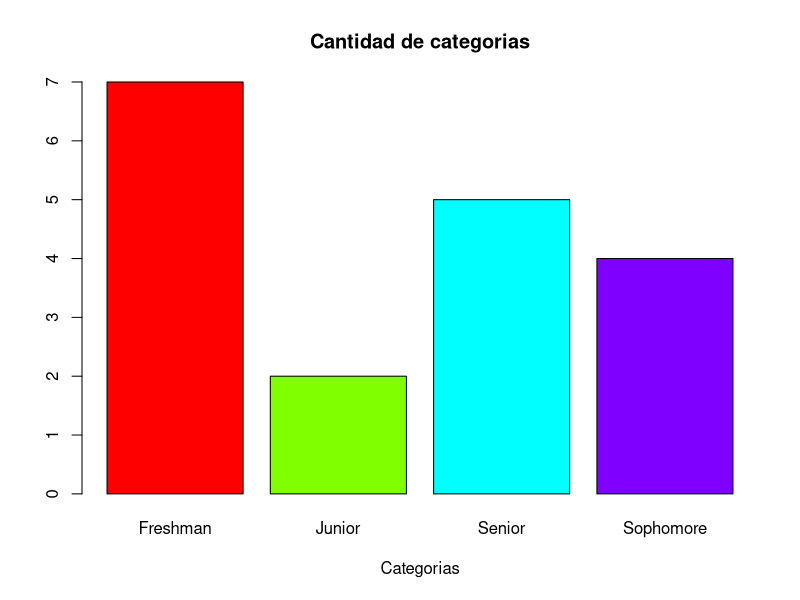
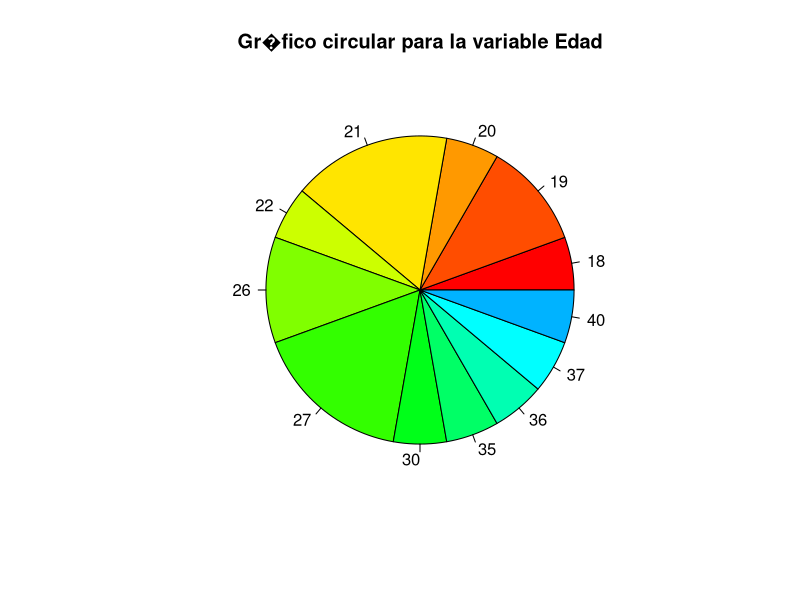
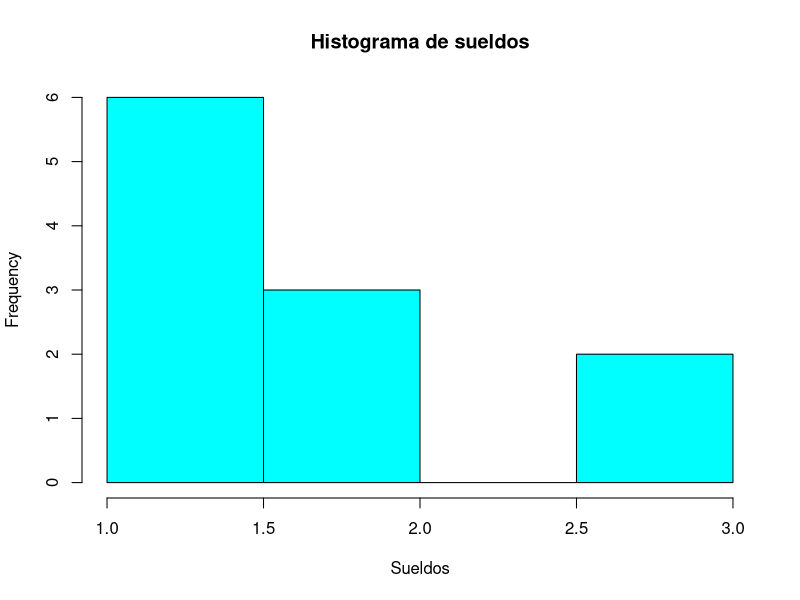
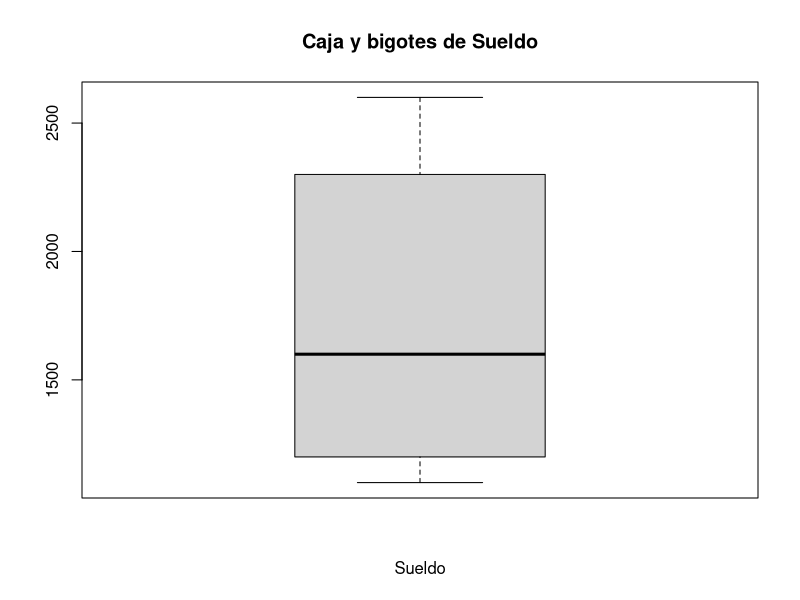
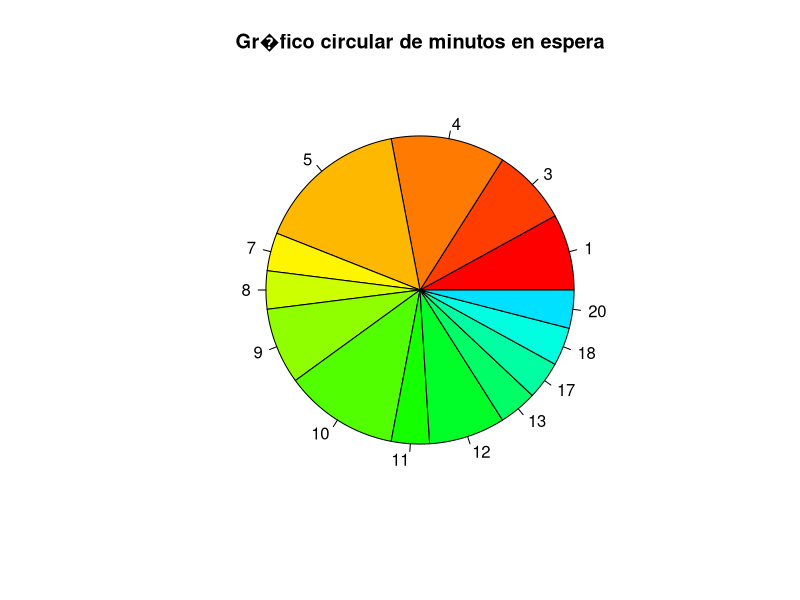
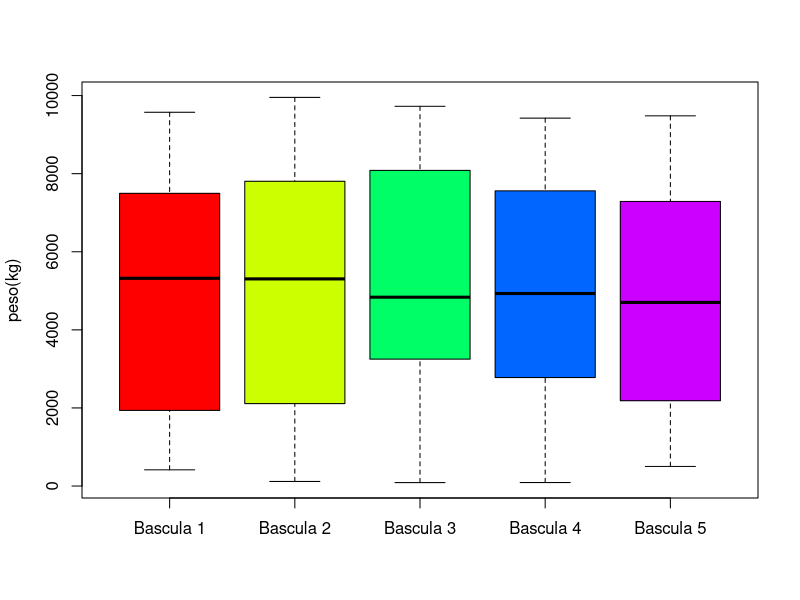

Generate these figures, in order, with R:
##---
##  title: "ACTIVITAT A3-2 ESTAD�STICA"
#date: "29/12/2021"
##
#---
#  

#
# Estad�stica descriptiva

#  ### Ejercicio 1
#  
#  Importa el archivo "plantilla.csv"
#Haz la FA (frecuencia absoluta) y la FR (frecuencia relativa) de las variables "Edad" y "Sueldo"
#Informaci�n adicional sobre el csv:
#  Es la plantilla de una empresa donde consta el nombre, edad, sueldo (en euros), y a�os de antiguedad. El sueldo no tiene porqu� ser directamente propocional a su antiguedad, #ya que cada uno ocupa diferentes puestos y responsabilidades.
#
#
plantilla = read.csv("plantilla.csv", sep=";");
plantilla

#
#FA de "Edad":
#  
edadT = table(plantilla$Edad);#FA
edadT
#
#FR de "Edad":
#  
edadP = prop.table(edadT);##FR
edadP
#
#FA de "Sueldo":
#  
sueldoT = table(plantilla$Sueldo);#FA
sueldoT
#
#FR de "Sueldo":
#  
sueldoP = prop.table(sueldoT);#FR
sueldoP
#
#Muestra el Nombre de las personas menores de 20 a�os
#
menores = plantilla$Nombre[plantilla$Edad<20]
menores
#
#A�ade al DataFrame una variable nueva de tipo Factor que se llame "Categoria" y que recodifique "antiguedad" seg�n el siguiente codigo:
#  Freshman (si tiene 1 a�o de antiguedad)
#  Sophomore (si tiene 2 a�os de antiguedad)
#  Junior (si tiene 3 a�os de antiguedad)
#  Senior (si tiene 4 a�os o M�S de antiguedad)

#  
plantilla$Categoria[plantilla$Antiguedad==1] = "Freshman"
plantilla$Categoria[plantilla$Antiguedad==2] = "Sophomore"
plantilla$Categoria[plantilla$Antiguedad==3] = "Junior"
plantilla$Categoria[plantilla$Antiguedad>=4] = "Senior"

plantilla
#

#Representa en un gr�fico de barras la variable Categoria.
#
barplot(table(plantilla$Categoria),col=rainbow(4),xlab="Categorias",main="Cantidad de categorias")
#

#Representa un gr�fico circular para la variable Edad
#
pie(table(plantilla$Edad),col=rainbow(20), main = "Gr�fico circular para la variable Edad")
#

#Representa en un histograma, la variable Sueldos
#
hist(table(plantilla$Sueldo), col = "cyan", main = "Histograma de sueldos", xlab="Sueldos")
#
#<br>
#  Representa en un gr�fico de Caja y bigotes, la variable Sueldo
#
#
boxplot(plantilla$Sueldo,xlab="Sueldo",main="Caja y bigotes de Sueldo") 
#

#Haz el c�lculo de la mediana y media de las variables Edad y Sueldo.

#
mean(plantilla$Edad)
#
#
median(plantilla$Edad)
#
#
mean(plantilla$Sueldo)
#
#
median(plantilla$Sueldo)
#
#Muestra el summary de Sueldo.
#
summary(plantilla$Sueldo)
#
#Muestra los quantils de la variable Sueldo.
#
quantile(plantilla$Sueldo)
#
#Muestra la desviaci�n estandar, el rango intercuartilico y la variancia de la variable Sueldo.
#
variancia = var(plantilla$Sueldo)
variancia
#
#
desviacio = sd(plantilla$Sueldo)
desviacio
#
#
rangI = IQR(plantilla$Sueldo)
rangI
#
#Muestra el porcentaje de la variable Antiguedad y redondea a 2 decimales.
#
total = round(prop.table(table(plantilla$Antiguedad))*100,digits=2)
total
#
#Muestra las edades ordenadas.
#
sort(plantilla$Edad)

#  Inferencia estad�stica



#  ### Ejercicio 2

#  De una tienda de coches de segunda mano, queremos encontrar el int�rvalo de confianza para un nivel del 95%. La tienda consta de una muestra de 150 coches, con un valor medio de 1200. Se conoce por su historial de coches vendidos que la desviaci�n t�pica es de 10.

#
alfa = 0.05
qn = qnorm(1-alfa/2)
n = 150
var = 10^2
med = 1200
inter1 = med-qn*(var)/sqrt(n)
inter2 = med+qn*(var)/sqrt(n)
sprintf("[%s , %s]",inter1,inter2)

#
#En conclusi�n, el int�rvalo de confianza para un nivel del 95% es [1183.99696107882 , 1216.00303892118]

#  ### Ejercicio 3
#  Seg�n una muestra de 25 personas donde se mide la cantidad de minutos que han tardado en ser atendidos para hacerse un test PCR, determina la media y el int�rvalo de confianza al nivel 98%
#
muestra = read.csv("ej3.csv", sep=";");
muestra
#
#Media de minutos en ser atendidos:
#  
medi = mean(muestra$Minutos.en.espera)
medi
#
#IC al 98%:
#  
alfa = 0.02
desvi = sd(muestra$Minutos.en.espera)
qt = qt((1-alfa/2),24,lower.tail = T)

inter1 = medi-qt*(desvi)/sqrt(length(muestra$Minutos.en.espera))
inter2 = medi+qt*(desvi)/sqrt(length(muestra$Minutos.en.espera))
sprintf("[%s , %s]",inter1,inter2)

#
#En conclusi�n, el int�rvalo de confianza para un nivel del 95% es [5.6730354167592 , 10.8069645832408]

#  Gr�fico circular de los minutos de espera:
#  
pie(table(muestra$Minutos.en.espera),col=rainbow(25), main = "Gr�fico circular de minutos en espera")
#


#En conclusi�n, en el int�rvalo [5.6730354167592 , 10.8069645832408] hay un 98% de confianza.
#  Otra forma m�s sencilla y directa de hacerlo:
#  
t.test(muestra$Minutos.en.espera,conf.level = 0.98)
#
#### Problema 4 - ANOVA
#En una empresa de paqueter�a hay 5 b�sculas y para optimizar el ritmo de trabajo se necesita que las 5 b�sculas hayan pesado una cantidad similar entre ellas al acabar el d�a. #Por la bascula 1 han pasado 52 paquetes, por la bascula 2, 31, por la bascula 3, 45, por la bascula 4, 52, y por la bascula 5, 27.

#  Omite los valores vacios "NA" y guarda cada columna en una variable.
#
datos = read.csv("pesos.csv",stringsAsFactors = T)
b1 = na.omit(datos$Bascula1)
b2 = na.omit(datos$Bascula2)
b3 = na.omit(datos$Bascula3)
b4 = na.omit(datos$Bascula4)
b5 = na.omit(datos$Bascula5)
#
#Genera un gr�fico de caja y bigotes para analizar previamente cada b�scula.
#
boxplot(b1,b2,b3,b4,b5,ylab="peso(kg)",col=rainbow(5),names=c("Bascula 1","Bascula 2","Bascula 3","Bascula 4","Bascula 5"))
#
#  Calcula los grados de libertat y las medianas.
#
m = 5
n1 = length(b1)
n2 = length(b2)
n3 = length(b3)
n4 = length(b4)
n5 = length(b5)
n = n1+n2+n3+n4+n5
n
#
#Medianas:
#  
mb1 = mean(b1)
mb2 = mean(b2)
mb3 = mean(b3)
mb4 = mean(b4)
mb5 = mean(b5)
totalm=1/n*(sum(b1)+sum(b2)+sum(b3)+sum(b4)+sum(b5))
sprintf("Mediana total: %s",(totalm))
#
#Calcula la suma de cuadrados.
#
VT = sum((b1-totalm)^2)+sum((b2-totalm)^2)+sum((b3-totalm)^2)+sum((b4-totalm)^2)+sum((b5-totalm)^2)
VR = sum((b1-mb1)^2)+sum((b2-mb2)^2)+sum((b3-mb3)^2)+sum((b4-mb4)^2)+sum((b5-mb5)^2)
VE = n1*(mb1-totalm)^2+n2*(mb2-totalm)^2+n3*(mb3-totalm)^2+n4*(mb4-totalm)^2+n5*(mb5-totalm)^2
#
#Calcula las variancias.
#
sT2 = VT/(n-1)
sR2 = VR/(n-m)
sE2 = VE/(m-1)
#
#Calcula l'estadistic mostral.
#
z = sE2/sR2
#

#Tabla ANOVA:
#
anovaDF = data.frame(
  SS = c(VE,VR,VT),
  DF = c((m-1),(n-m),(n-1)),
  S2 = c(sE2,sR2,sT2),
  Z = c(NA,NA,z)
)
anovaDF
#

#Calcula la RR con un nivel de confianza del 95%.
#
alfa = 0.05
Za = qf(1-alfa,m-1,n-m)
RR = sprintf("RR = (%s, +inf)",Za)
print(RR)
#

#C�mo Z < RR, se acepta la hipotesis.









